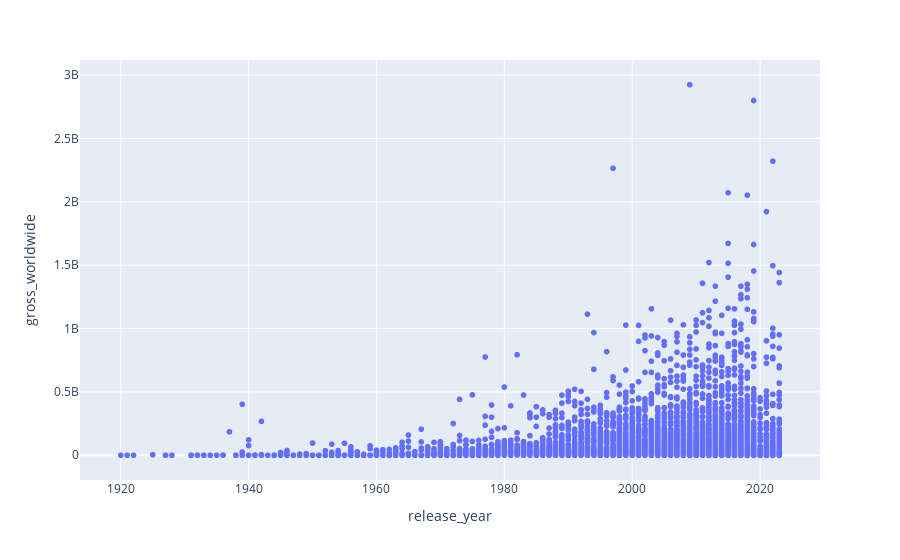

Notebook code for this chart:
### Markdown cell above
Let's take a look at the full picture.

### Code cell
fig = px.scatter(filtered_gross, x='release_year', y='gross_worldwide', hover_data=['title'])
fig.show()

### Figure 1 — Plotly figure (JSON) as saved in the notebook; plotly's stock layout.template omitted (floating-point values rounded to 4 significant figures; data arrays with more than 128 entries replaced by an {"elided": "..."} marker saying what was removed)
{"data": [{"customdata": {"elided": "6755x1 str values"}, "hovertemplate": "release_year=%{x}<br>gross_worldwide=%{y}<br>title=%{customdata[0]}<extra></extra>", "legendgroup": "", "marker": {"color": "#636efa", "symbol": "circle"}, "mode": "markers", "name": "", "showlegend": false, "type": "scattergl", "x": {"elided": "6755 int values"}, "xaxis": "x", "y": {"elided": "6755 int values"}, "yaxis": "y"}], "layout": {"legend": {"tracegroupgap": 0}, "margin": {"t": 60}, "xaxis": {"anchor": "y", "domain": [0, 1], "title": {"text": "release_year"}}, "yaxis": {"anchor": "x", "domain": [0, 1], "title": {"text": "gross_worldwide"}}}}
